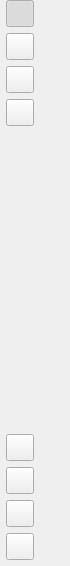
<?xml version="1.0" encoding="UTF-8"?>
<ui version="4.0">
 <class>panel_canvas_tools</class>
 <widget class="QWidget" name="panel_canvas_tools">
  <property name="geometry">
   <rect>
    <x>0</x>
    <y>0</y>
    <width>70</width>
    <height>566</height>
   </rect>
  </property>
  <property name="sizePolicy">
   <sizepolicy hsizetype="Fixed" vsizetype="Preferred">
    <horstretch>0</horstretch>
    <verstretch>0</verstretch>
   </sizepolicy>
  </property>
  <property name="windowTitle">
   <string>Form</string>
  </property>
  <property name="surfaceRole" stdset="0">
   <string>panel</string>
  </property>
  <layout class="QVBoxLayout" name="layout_vertical_layout_2">
   <property name="spacing">
    <number>0</number>
   </property>
   <property name="leftMargin">
    <number>0</number>
   </property>
   <property name="topMargin">
    <number>0</number>
   </property>
   <property name="rightMargin">
    <number>0</number>
   </property>
   <property name="bottomMargin">
    <number>0</number>
   </property>
   <item>
    <widget class="QWidget" name="panel_tool_container" native="true">
     <property name="sizePolicy">
      <sizepolicy hsizetype="Fixed" vsizetype="Expanding">
       <horstretch>0</horstretch>
       <verstretch>0</verstretch>
      </sizepolicy>
     </property>
     <property name="surfaceRole" stdset="0">
      <string>panel</string>
     </property>
     <layout class="QVBoxLayout" name="layout_vertical_layout">
      <property name="spacing">
       <number>0</number>
      </property>
      <property name="leftMargin">
       <number>0</number>
      </property>
      <property name="topMargin">
       <number>0</number>
      </property>
      <property name="rightMargin">
       <number>0</number>
      </property>
      <property name="bottomMargin">
       <number>0</number>
      </property>
      <item alignment="Qt::AlignmentFlag::AlignTop">
       <widget class="QWidget" name="panel_upper_tools" native="true">
        <property name="sizePolicy">
         <sizepolicy hsizetype="Preferred" vsizetype="Expanding">
          <horstretch>0</horstretch>
          <verstretch>0</verstretch>
         </sizepolicy>
        </property>
        <property name="surfaceRole" stdset="0">
         <string>panel</string>
        </property>
        <layout class="QVBoxLayout" name="layout_vertical_layout_3">
         <property name="spacing">
          <number>6</number>
         </property>
         <property name="leftMargin">
          <number>6</number>
         </property>
         <property name="topMargin">
          <number>0</number>
         </property>
         <property name="rightMargin">
          <number>6</number>
         </property>
         <property name="bottomMargin">
          <number>6</number>
         </property>
         <item>
          <widget class="QToolButton" name="button_pan_tool">
           <property name="accessibleName">
            <string>Pan mode</string>
           </property>
           <property name="sizePolicy">
            <sizepolicy hsizetype="Fixed" vsizetype="Fixed">
             <horstretch>0</horstretch>
             <verstretch>0</verstretch>
            </sizepolicy>
           </property>
           <property name="cursor">
            <cursorShape>PointingHandCursor</cursorShape>
           </property>
           <property name="toolTip">
            <string>pan mode</string>
           </property>
           <property name="text">
            <string/>
           </property>
           <property name="icon">
            <iconset>
             <normaloff>../../shared/icons/material/canvas_pan.svg</normaloff>../../shared/icons/material/canvas_pan.svg</iconset>
           </property>
           <property name="iconSize">
            <size>
             <width>20</width>
             <height>20</height>
            </size>
           </property>
           <property name="checkable">
            <bool>true</bool>
           </property>
           <property name="checked">
            <bool>true</bool>
           </property>
           <property name="iconName" stdset="0">
            <string>canvas_pan</string>
           </property>
          </widget>
         </item>
         <item>
          <widget class="QToolButton" name="button_selection_tool">
           <property name="accessibleName">
            <string>Item selection</string>
           </property>
           <property name="cursor">
            <cursorShape>PointingHandCursor</cursorShape>
           </property>
           <property name="toolTip">
            <string>item selection</string>
           </property>
           <property name="text">
            <string/>
           </property>
           <property name="icon">
            <iconset>
             <normaloff>../../shared/icons/material/select.svg</normaloff>../../shared/icons/material/select.svg</iconset>
           </property>
           <property name="iconSize">
            <size>
             <width>20</width>
             <height>20</height>
            </size>
           </property>
           <property name="checkable">
            <bool>true</bool>
           </property>
           <property name="iconName" stdset="0">
            <string>select</string>
           </property>
          </widget>
         </item>
         <item>
          <widget class="QToolButton" name="button_zoom_tool">
           <property name="accessibleName">
            <string>Zoom mode</string>
           </property>
           <property name="sizePolicy">
            <sizepolicy hsizetype="Fixed" vsizetype="Fixed">
             <horstretch>0</horstretch>
             <verstretch>0</verstretch>
            </sizepolicy>
           </property>
           <property name="cursor">
            <cursorShape>PointingHandCursor</cursorShape>
           </property>
           <property name="toolTip">
            <string>zoom mode</string>
           </property>
           <property name="text">
            <string/>
           </property>
           <property name="icon">
            <iconset>
             <normaloff>../../shared/icons/material/canvas_zoom.svg</normaloff>../../shared/icons/material/canvas_zoom.svg</iconset>
           </property>
           <property name="iconSize">
            <size>
             <width>20</width>
             <height>20</height>
            </size>
           </property>
           <property name="checkable">
            <bool>true</bool>
           </property>
           <property name="iconName" stdset="0">
            <string>canvas_zoom</string>
           </property>
          </widget>
         </item>
         <item>
          <widget class="QToolButton" name="button_lasso_tool">
           <property name="accessibleName">
            <string>Lasso selection</string>
           </property>
           <property name="sizePolicy">
            <sizepolicy hsizetype="Fixed" vsizetype="Fixed">
             <horstretch>0</horstretch>
             <verstretch>0</verstretch>
            </sizepolicy>
           </property>
           <property name="cursor">
            <cursorShape>PointingHandCursor</cursorShape>
           </property>
           <property name="toolTip">
            <string>lasso selection</string>
           </property>
           <property name="text">
            <string/>
           </property>
           <property name="icon">
            <iconset>
             <normaloff>../../shared/icons/material/canvas_lasso.svg</normaloff>../../shared/icons/material/canvas_lasso.svg</iconset>
           </property>
           <property name="iconSize">
            <size>
             <width>20</width>
             <height>20</height>
            </size>
           </property>
           <property name="checkable">
            <bool>true</bool>
           </property>
           <property name="iconName" stdset="0">
            <string>canvas_lasso</string>
           </property>
          </widget>
         </item>
        </layout>
       </widget>
      </item>
      <item alignment="Qt::AlignmentFlag::AlignBottom">
       <widget class="QWidget" name="panel_lower_tools" native="true">
        <property name="sizePolicy">
         <sizepolicy hsizetype="Preferred" vsizetype="Expanding">
          <horstretch>0</horstretch>
          <verstretch>0</verstretch>
         </sizepolicy>
        </property>
        <property name="minimumSize">
         <size>
          <width>0</width>
          <height>0</height>
         </size>
        </property>
        <property name="surfaceRole" stdset="0">
         <string>panel</string>
        </property>
        <layout class="QVBoxLayout" name="layout_vertical_layout_5">
         <property name="spacing">
          <number>6</number>
         </property>
         <property name="leftMargin">
          <number>6</number>
         </property>
         <property name="topMargin">
          <number>6</number>
         </property>
         <property name="rightMargin">
          <number>6</number>
         </property>
         <property name="bottomMargin">
          <number>6</number>
         </property>
         <item>
          <widget class="QToolButton" name="button_fit_screen">
           <property name="accessibleName">
            <string>Fit canvas to items</string>
           </property>
           <property name="sizePolicy">
            <sizepolicy hsizetype="Fixed" vsizetype="Fixed">
             <horstretch>0</horstretch>
             <verstretch>0</verstretch>
            </sizepolicy>
           </property>
           <property name="cursor">
            <cursorShape>PointingHandCursor</cursorShape>
           </property>
           <property name="toolTip">
            <string>fit center</string>
           </property>
           <property name="text">
            <string/>
           </property>
           <property name="icon">
            <iconset>
             <normaloff>../../shared/icons/material/canvas_fit.svg</normaloff>../../shared/icons/material/canvas_fit.svg</iconset>
           </property>
           <property name="iconSize">
            <size>
             <width>20</width>
             <height>20</height>
            </size>
           </property>
           <property name="iconName" stdset="0">
            <string>canvas_fit</string>
           </property>
          </widget>
         </item>
         <item>
          <widget class="QToolButton" name="button_find_item">
           <property name="accessibleName">
            <string>Find item</string>
           </property>
           <property name="cursor">
            <cursorShape>PointingHandCursor</cursorShape>
           </property>
           <property name="toolTip">
            <string>locate point</string>
           </property>
           <property name="text">
            <string/>
           </property>
           <property name="icon">
            <iconset>
             <normaloff>../../shared/icons/material/find_item.svg</normaloff>../../shared/icons/material/find_item.svg</iconset>
           </property>
           <property name="iconSize">
            <size>
             <width>20</width>
             <height>20</height>
            </size>
           </property>
           <property name="iconName" stdset="0">
            <string>find_item</string>
           </property>
          </widget>
         </item>
         <item>
          <widget class="QToolButton" name="button_canvas_background">
           <property name="accessibleName">
            <string>Canvas background color</string>
           </property>
           <property name="sizePolicy">
            <sizepolicy hsizetype="Fixed" vsizetype="Fixed">
             <horstretch>0</horstretch>
             <verstretch>0</verstretch>
            </sizepolicy>
           </property>
           <property name="cursor">
            <cursorShape>PointingHandCursor</cursorShape>
           </property>
           <property name="toolTip">
            <string>background color</string>
           </property>
           <property name="text">
            <string/>
           </property>
           <property name="icon">
            <iconset>
             <normaloff>../../shared/icons/material/fill_color.svg</normaloff>../../shared/icons/material/fill_color.svg</iconset>
           </property>
           <property name="iconSize">
            <size>
             <width>20</width>
             <height>20</height>
            </size>
           </property>
           <property name="checkable">
            <bool>false</bool>
           </property>
           <property name="iconName" stdset="0">
            <string>fill_color</string>
           </property>
          </widget>
         </item>
         <item>
          <widget class="QToolButton" name="button_quick_export">
           <property name="accessibleName">
            <string>Quick canvas export</string>
           </property>
           <property name="toolTip">
            <string>quick canvas export</string>
           </property>
           <property name="text">
            <string/>
           </property>
           <property name="icon">
            <iconset>
             <normaloff>../../shared/icons/material/quick_export.svg</normaloff>../../shared/icons/material/quick_export.svg</iconset>
           </property>
           <property name="iconSize">
            <size>
             <width>20</width>
             <height>20</height>
            </size>
           </property>
           <property name="iconName" stdset="0">
            <string>quick_export</string>
           </property>
          </widget>
         </item>
        </layout>
       </widget>
      </item>
     </layout>
    </widget>
   </item>
  </layout>
 </widget>
 <tabstops>
  <tabstop>button_pan_tool</tabstop>
  <tabstop>button_selection_tool</tabstop>
  <tabstop>button_zoom_tool</tabstop>
  <tabstop>button_lasso_tool</tabstop>
  <tabstop>button_fit_screen</tabstop>
  <tabstop>button_find_item</tabstop>
  <tabstop>button_canvas_background</tabstop>
  <tabstop>button_quick_export</tabstop>
 </tabstops>
 <resources/>
 <connections/>
</ui>
